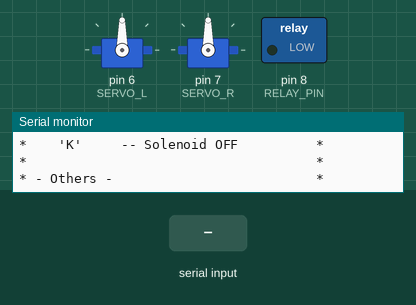
Simulated run of this sketch. Board: Arduino Uno, built with avr-gcc and run on an emulated ATmega328P. On the bench: 2 × servo, switched loads named in the sketch (green lamp = pin HIGH), the last lines printed to the serial monitor. Inputs (shaded band) come from the test bench.

Above: at 0.1 s.
At 1.3 s:
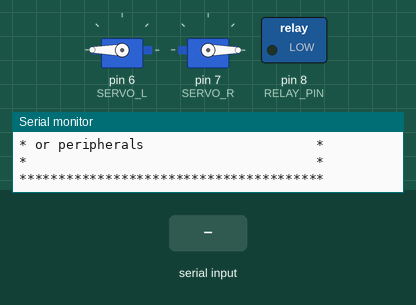
1.4 s: "j" received over Serial
2.9 s: "w" received over Serial
4.4 s: "s" received over Serial
Timing chart, 0 to 7.4 s (numbered marks = the images above; inputs shaded):
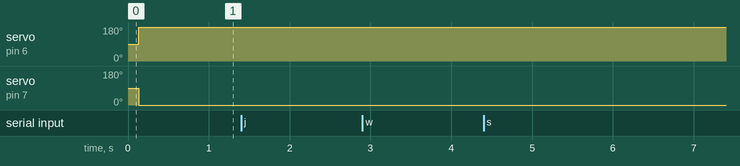

The sketch:

main.ino
```cpp
// Program for solenoid-based robotic arm
// Made with Arduino UNO based board
// and MeArm based frame
//
// FOR TUBES!!!
//
// Made by :
//
// Leonardi
// e-mail  : leochen123987@gmail.com
// github  : github.com/akvavit01
//

// Header inclusion
// For servos
#include <Servo.h>

// For stepper motors
#include <AccelStepper.h>

// Pin declaration
// Servo pin declaration
#define SERVO_L 6 // M1
#define SERVO_R 7 // M2

// Stepper motor pin declaration
#define STEPPER_PIN1 2 // S1
#define STEPPER_PIN2 3 // S2
#define STEPPER_PIN3 4 // S3
#define STEPPER_PIN4 5 // S4

// Relay pin declaration
#define RELAY_PIN 8 // RELAY

// Servo constants
// Values are taken from calibration result
#define SERVO_L_MIN_ANG 180
#define SERVO_L_MAX_ANG 0
#define SERVO_L_MIN_PWM 2200
#define SERVO_L_MAX_PWM 800

#define SERVO_R_MIN_ANG 0
#define SERVO_R_MAX_ANG 180
#define SERVO_R_MIN_PWM 800
#define SERVO_R_MAX_PWM 2200

// Stepper motor constants
#define STEPPER_PIN_AMOUNT 4
#define STEPPER_DEFAULT_SPEED 5
#define STEPPER_MAX_SPEED 10
#define STEPPER_ACCEL 5
#define STEPPER_DEFAULT_POS 0 // To be edited

// Bluetooth serial constants
#define BT Serial
#define BT_BAUDRATE 57600

// Solenoid class definition
class Solenoid
{
    private :
        byte pin;

    public :
        Solenoid(byte pin)
        {
            this->pin = pin;

            pinMode(pin, OUTPUT);
            digitalWrite(pin, LOW);
        }

        void on()
        {
            digitalWrite(pin, HIGH);
        }

        void off()
        {
            digitalWrite(pin, LOW);
        }
};

// Object declaration
// Servo object declaration
Servo leftServo;
Servo rightServo;
// Stepper motor object declaration
AccelStepper panMotor(STEPPER_PIN_AMOUNT, STEPPER_PIN1, STEPPER_PIN2, STEPPER_PIN3, STEPPER_PIN4);
// Solenoid object declaration
Solenoid solenoid{RELAY_PIN};

// Function prototype declaration
// Function to set all actuator to default state
void defaultState();

void setup()
{
    // Pin assignment
    leftServo.attach(SERVO_L, SERVO_L_MIN_PWM, SERVO_L_MAX_PWM);
    rightServo.attach(SERVO_R, SERVO_R_MIN_PWM, SERVO_R_MAX_PWM);

    // Set stepper motor acceleration and speed
    panMotor.setMaxSpeed(STEPPER_MAX_SPEED);
    panMotor.setAcceleration(STEPPER_ACCEL);

    // Serial communication initialization
    BT.begin(BT_BAUDRATE);


    // Wait for bluetooth connection
    while (!BT)
    {
        ;
    }

    BT.println("*     !!! Bluetooth connected !!!     *");

    // Instructions
    BT.println("***************************************");
    BT.println("*          Solenoid Robot Arm         *");
    BT.println("*           - How to use  -           *");
    BT.println("***************************************");
    BT.println("*                                     *");
    BT.println("* - Controls -                        *");
    BT.println("*    'W'     -- Move forward          *");
    BT.println("*    'S'     -- Move backward         *");
    BT.println("*    'A'     -- Turn left             *");
    BT.println("*    'D'     -- Turn right            *");
    BT.println("*    'J'     -- Solenoid ON           *");
    BT.println("*    'K'     -- Solenoid OFF          *");
    BT.println("*                                     *");
    BT.println("* - Others -                          *");
    BT.println("*    'M'     -- Default Position      *");
    BT.println("*                                     *");
    BT.println("* or use any kind of joystick         *");
    BT.println("* or peripherals                      *");
    BT.println("*                                     *");
    BT.println("***************************************");
}

void defaultState()
{
    // Setting all actuators to default state
    // Servo initial position
    while ( (leftServo.read() != SERVO_L_MIN_ANG) && (rightServo.read() != SERVO_R_MIN_ANG) )
    {
        // Setting both servo to minimal angle
        leftServo.write(SERVO_L_MIN_ANG);
        rightServo.write(SERVO_R_MIN_ANG);
    }

    // Stepper motor initial position
    while (panMotor.currentPosition() != STEPPER_DEFAULT_POS)
    {
        panMotor.moveTo(STEPPER_DEFAULT_POS);
        panMotor.setSpeed(STEPPER_DEFAULT_SPEED);
        panMotor.run();
    }

    // Turning off solenoid
    solenoid.off();
}

void loop()
{
    unsigned int command; // variable to store commands

    // If connection severed,
    // setting every actuator to default state
    if (!BT.available() )
    {
        defaultState();
    }
    // Reading and executing command
    else
    {
        command = BT.read();
        //BT.print("Command : "); // For debugging input command
        //BT.println(command);

        // Move forward command
        if (command == 'w')
        {
            BT.println("Moving forward");

        }

        // Move backward command
        else if (command == 's')
        {
            BT.println("Moving backward");

        }

        // Tilt left command
        else if (command == 'a')
        {
            BT.println("Tilting left");

        }

        // Tilt right command
        else if (command == 'd')
        {
            BT.println("Tilting right");

        }

        // Solenoid on command
        else if (command == 'j')
        {
            BT.println("Solenoid ON");
            solenoid.on();
        }

        // Solenoid off command
        else if (command == 'k')
        {
            BT.println("Solenoid OFF");
            solenoid.off();
        }

        // Default command
        else if (command == 'm')
        {
            BT.println("Setting to default");
            defaultState();
        }
    }
}
```
